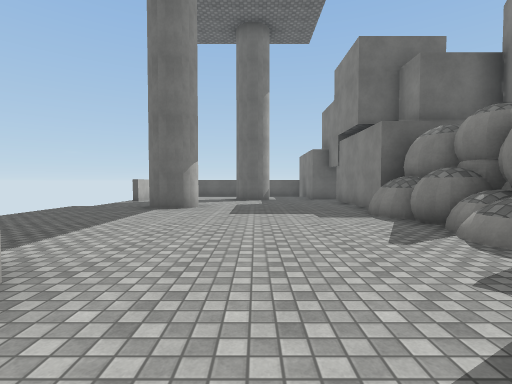
View 1 (above)

12 first-person views from a walk through a 3-D level made in the Unity game engine. The camera is 1.4 m above the floor, tilts 2° down and sees 85° across. The floor is counted in squares, 2 m on a side. Each view is taken from the middle of a square. On the plan, view 1 faces up. The plan holds only what a view shows up to about 9 squares ahead; the rest is blank. The place goes on beyond the plan. The player character is not drawn. Surface patterns are stand-ins for the level's own textures.

View 2
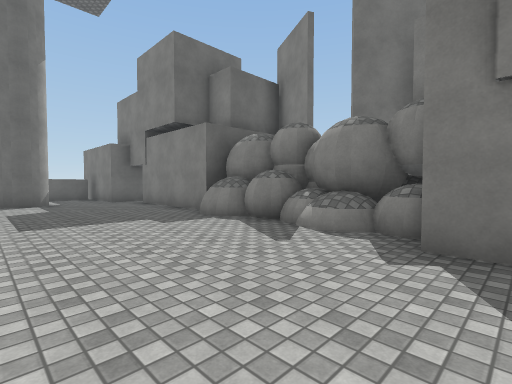

View 3
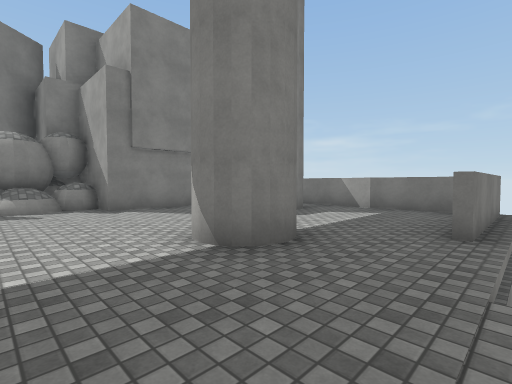

View 4
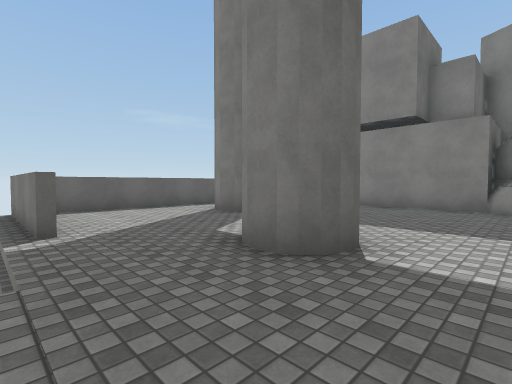

View 5
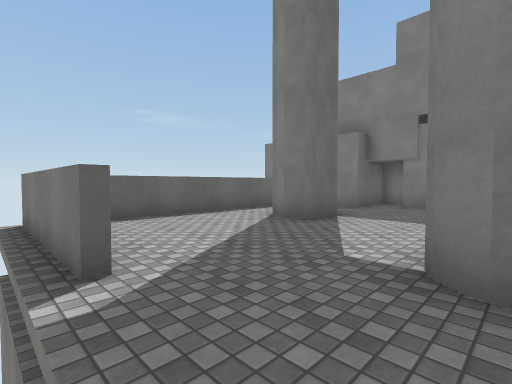

View 6
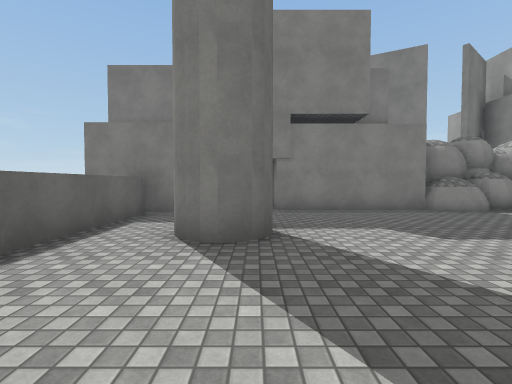

View 7
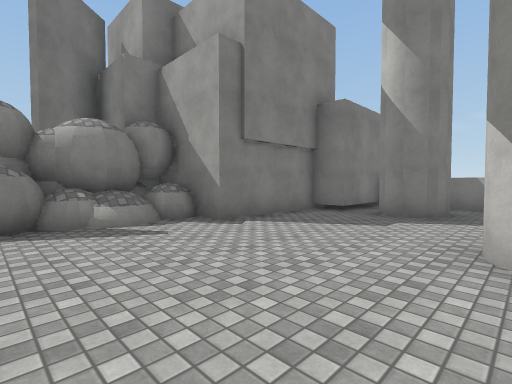

View 8
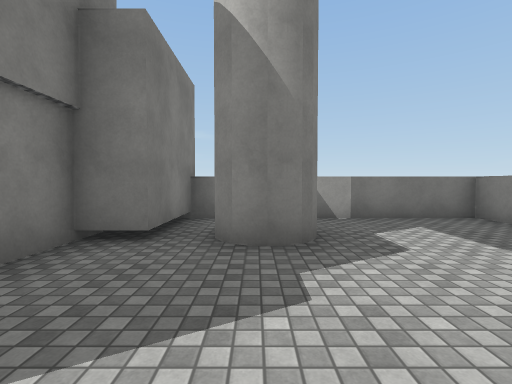

View 9
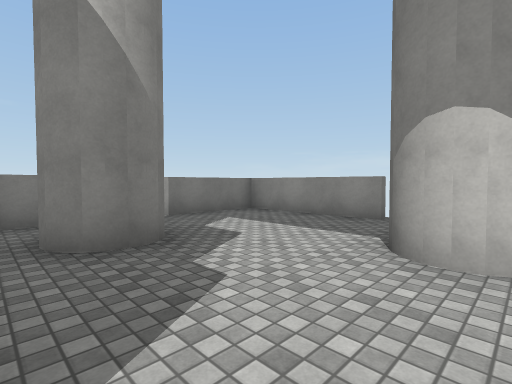

View 10
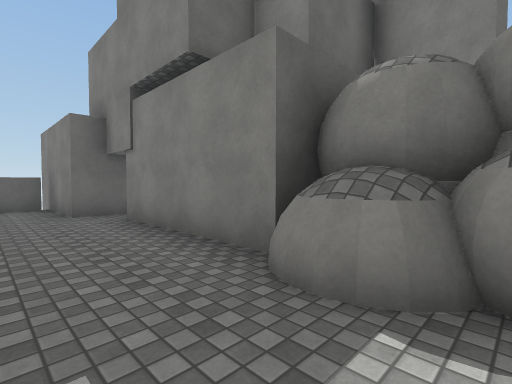

View 11
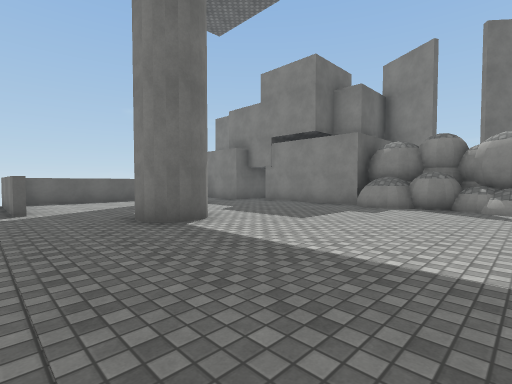

View 12
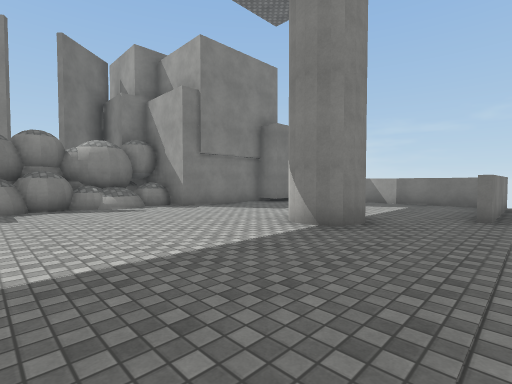

### Floor plan
Key: @ floor where view 1 was taken; # wall or solid block; . floor; v drop or lower ground; O other object.
Columns run from 5 left of view 1 to 5 right of it. Each row starts with its distance up from view 1.
 14 #########
 13 #.......#
 12 #....#..###
 11 #....#....#
 10  .......###
  9 v.......#
  8 ...#....#
  7 ........##
  6 ........##
  5 ........OO
  4 ........OO
  3 ........O#
  2 ...#....O##
  1 v..#.... #
  0  ....@..#
 -1 #.......#
 -2 #....#.##
 -3 #......#
 -4 ########

Where each view was taken, in squares from view 1:
view 1: 0 up, 0 right, facing up
view 2: 1 up, 1 left, facing up-right
view 3: 4 up, 5 left, facing down-right
view 4: 6 up, 5 left, facing up-right
view 5: 8 up, 5 left, facing up-right
view 6: 11 up, 4 left, facing right
view 7: 5 up, 2 left, facing down-right
view 8: 2 up, 0 right, facing down
view 9: 2 up, 1 right, facing down-left
view 10: 5 up, 1 right, facing up-right
view 11: 3 up, 5 left, facing up-right
view 12: 6 up, 5 left, facing down-right
